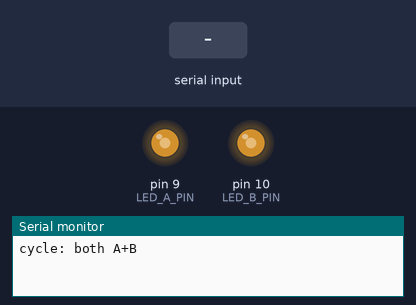
A sketch run on a simulated Arduino Uno, built with avr-gcc and run on an emulated ATmega328P. On the bench: output pins drawn as LEDs (lit = HIGH), the last lines printed to the serial monitor. Inputs (shaded band) come from the test bench. Random numbers use the default seed unless the sketch sets one.

Above: at 1.2 s.
1.3 s: "a" received over Serial
At 1.65 s:
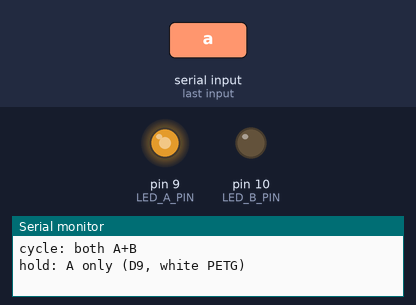
4.3 s: "b" received over Serial
At 4.67 s:
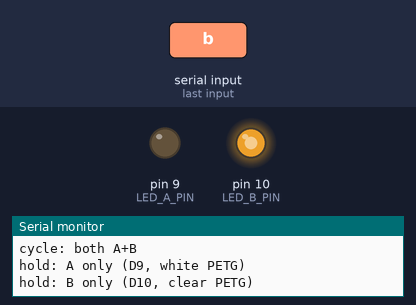
At 5.87 s:
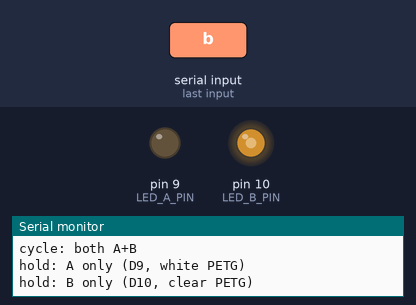
7.3 s: "x" received over Serial
10.3 s: "b" received over Serial
Timing chart, 0 to 39.7 s (numbered marks = the images above; inputs shaded):
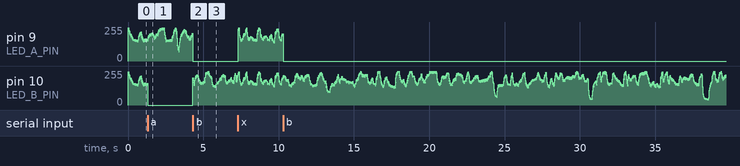

The sketch:

stage3_compare.ino
```cpp
// Stage 3: side-by-side diffuser comparison. Two 5mm white LEDs, each in a different flame print,
// both driven by the same stage 2 mode 3 flicker so any difference you see comes from the print.
// Wiring: D9  -> 150 ohm -> LED A (white PETG flame)  -> GND
//         D10 -> 150 ohm -> LED B (clear PETG flame)  -> GND
// See hardware/schematics/stage3-two-led-compare.md
//
// Cycle (default): both on 10s -> A only 10s -> B only 10s -> repeat. Phase is printed over serial.
// Serial (9600): 'c' = cycle, 'x' = hold both, 'a' = hold A only, 'b' = hold B only.

#include <math.h>

const uint8_t LED_A_PIN = 9;
const uint8_t LED_B_PIN = 10;          // must be a PWM pin (3, 5, 6, 9, 10, 11) for flicker
const uint8_t TICK_MS = 10;
const float GAMMA = 2.2;

const unsigned long PHASE_MS = 10000;  // how long each cycle phase lasts

// --- Flicker tuning (stage 2 mode 3 values) ---
const float LEVEL_MAX = 255;
const float LEVEL_MIN = 190;
const uint16_t TARGET_MIN_MS = 60;
const uint16_t TARGET_MAX_MS = 250;
const float SMOOTHING = 0.15;
const float JITTER = 6;
const uint16_t GUST_GAP_MIN_MS = 3000;
const uint16_t GUST_GAP_MAX_MS = 12000;
const uint16_t GUST_LEN_MIN_MS = 150;
const uint16_t GUST_LEN_MAX_MS = 500;
const float GUST_LEVEL_MIN = 110;

enum Phase : uint8_t { BOTH, A_ONLY, B_ONLY };

bool cycling = true;
Phase phase = BOTH;
unsigned long phaseEnd = 0;

float level = LEVEL_MAX;
float target = LEVEL_MAX;
unsigned long nextTick = 0;
unsigned long nextTarget = 0;
unsigned long nextGust = 0;
unsigned long gustEnd = 0;

bool due(unsigned long deadline, unsigned long now) {
  return (long)(now - deadline) >= 0;
}

float randomLevel(float lo, float hi) {
  return random((long)lo, (long)hi + 1);
}

void setup() {
  Serial.begin(9600);
  pinMode(LED_A_PIN, OUTPUT);
  pinMode(LED_B_PIN, OUTPUT);
  randomSeed(analogRead(A0));

  unsigned long now = millis();
  nextGust = now + random(GUST_GAP_MIN_MS, GUST_GAP_MAX_MS + 1);
  phaseEnd = now + PHASE_MS;
  printPhase();
}

void loop() {
  readSerial();

  unsigned long now = millis();
  if (cycling && due(phaseEnd, now)) {
    phase = (Phase)((phase + 1) % 3);
    phaseEnd = now + PHASE_MS;
    printPhase();
  }

  if (!due(nextTick, now)) return;
  nextTick = now + TICK_MS;

  uint8_t pwm = toPwm(flickerGust(now));
  analogWrite(LED_A_PIN, phase != B_ONLY ? pwm : 0);
  analogWrite(LED_B_PIN, phase != A_ONLY ? pwm : 0);
}

float flickerGust(unsigned long now) {
  if (due(nextGust, now)) {
    gustEnd = now + random(GUST_LEN_MIN_MS, GUST_LEN_MAX_MS + 1);
    nextGust = gustEnd + random(GUST_GAP_MIN_MS, GUST_GAP_MAX_MS + 1);
    target = randomLevel(GUST_LEVEL_MIN, LEVEL_MIN);
    nextTarget = gustEnd;
  }
  if (due(nextTarget, now)) {
    target = randomLevel(LEVEL_MIN, LEVEL_MAX);
    nextTarget = now + random(TARGET_MIN_MS, TARGET_MAX_MS + 1);
  }
  level += (target - level) * SMOOTHING;

  float flutter = random((long)(-JITTER * 10), (long)(JITTER * 10) + 1) / 10.0;
  return level + flutter;
}

uint8_t toPwm(float perceived) {
  perceived = constrain(perceived, 0, 255);
  return (uint8_t)(255.0 * pow(perceived / 255.0, GAMMA) + 0.5);
}

void readSerial() {
  if (!Serial.available()) return;
  char c = Serial.read();
  switch (c) {
    case 'c': cycling = true;  phase = BOTH;   phaseEnd = millis() + PHASE_MS; break;
    case 'x': cycling = false; phase = BOTH;   break;
    case 'a': cycling = false; phase = A_ONLY; break;
    case 'b': cycling = false; phase = B_ONLY; break;
    default: return;
  }
  printPhase();
}

void printPhase() {
  Serial.print(cycling ? "cycle: " : "hold: ");
  switch (phase) {
    case BOTH:   Serial.println("both A+B"); break;
    case A_ONLY: Serial.println("A only (D9, white PETG)"); break;
    case B_ONLY: Serial.println("B only (D10, clear PETG)"); break;
  }
}
```
